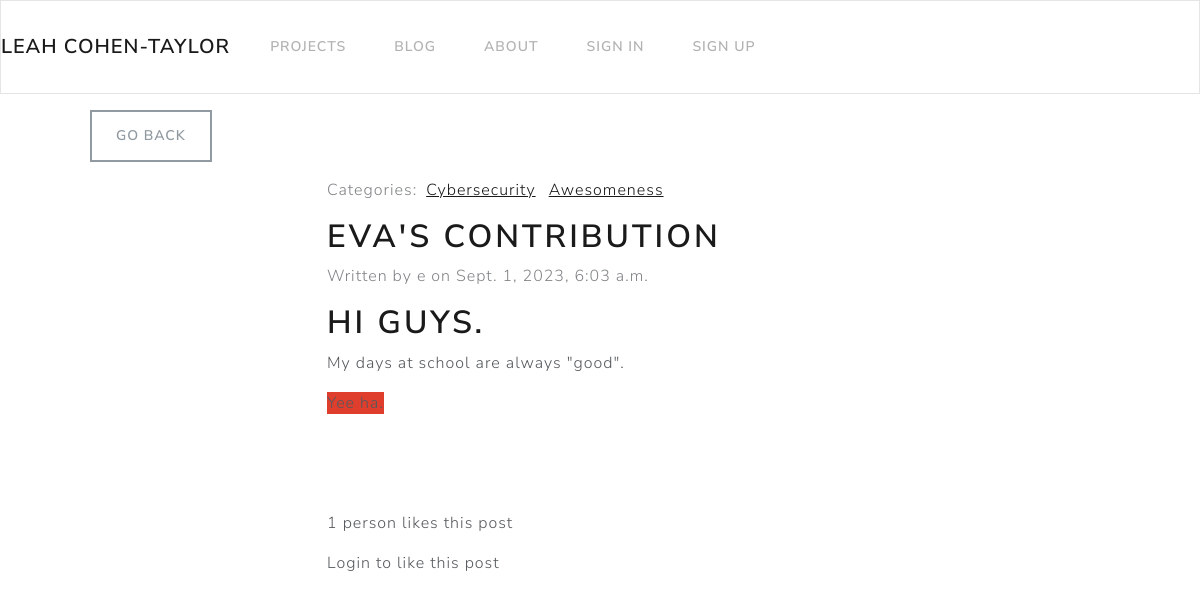
/blog/evas-contribution/, run on the app's committed database.
### blog/models.py (models this page shows, shortened)
class Category(models.Model):
    name = models.CharField(max_length=20)

class Post(models.Model):
    class NewManager(models.Manager):
        def get_queryset(self):
            return super().get_queryset().filter(status='published')
    options = (
        ('draft', 'Draft'),
        ('published', 'Published'),
    )
    title = models.CharField(max_length=255)
    slug = models.SlugField(max_length=255, unique=True, null=False)
    status = models.CharField(max_length=10, choices=options, default='draft')
    content = HTMLField()
    created_on = models.DateTimeField(auto_now_add=True)
    last_modified = models.DateTimeField(auto_now=True)
    categories=models.ManyToManyField('Category', related_name='posts')
    author = models.ForeignKey(User, on_delete=models.CASCADE)
    featured = models.BooleanField(default=False)
    likes = models.ManyToManyField(User, related_name='likes', blank=True)
    objects = models.Manager() #default manager
    newmanager = NewManager() #custom manager
    class Meta:
        ordering = ('-created_on',)

### blog/views.py (the view)
# urls.py: path("<slug:slug>/", DetailPostView.as_view(), name='detail_post'),
class DetailPostView(DetailView):
    model = Post
    template_name = 'blog/blog_post.html'
    def get_context_data(self, *args, **kwargs):
        context = super(DetailPostView, self).get_context_data(*args, **kwargs)
        context['liked_by_user'] = False
        post = get_object_or_404(Post, slug=self.kwargs.get('slug'), status='published') # ensures only published posts are retrieved
        if post.likes.filter(pk=self.request.user.id).exists():
            context['liked_by_user'] = True
        return context

### blog/templates/blog/blog_post.html (shortened to what this page needs)
{% extends 'blog/base.html' %}
{% block page_content %}
<div class="row">
    <div class="col-md-4 col-12 mx-md-5 mx-2 mt-md-3 my-3">
        <a class="btn btn-outline-secondary" href="{% url 'index' %}">Go Back</a>
    </div>
</div>
<div class="row">
    <div class="col-md-6 col-11 mx-md-auto mb-3 pb-2 mx-3">
        {% if post.categories.count == 1 %}
        <p class="text-muted">Category:
        {% else %}
        <p class="text-muted">Categories:
        {% endif %}
        {% for category in post.categories.all %}
            <a href="#" class="mx-1">
                {{category.name}}</a>
            {% endfor %}
        </p>
        <h1>{{ post.title }}</h1>
        <p class="text-muted">
            Written by {{post.author.username }} on {{ post.created_on }}
        </p>
        <div>
            {{ post.content|safe }}
        </div>
    </div>
</div>
<div class="row my-3">
    <div class="col-md-6 col-12 mx-md-auto mx-3">
        {% if post.likes.count == 1%}
        <p>{{ object.likes.count }} person likes this post</p>
        {% else %}
        <p>{{ post.likes.count }} people like this post</p>
        {% endif %}
        {% if request.user.is_authenticated %}
            {% if liked_by_user %}
                <form method="POST" action="{% url 'like_post' post.slug %}">
                    {% csrf_token %}
                    <button class="btn btn-outline-primary"><ion-icon name="heart-dislike-outline"></ion-icon> Unlike this post</button>
                </form>
            {% else %}
                <form method="POST" action="{% url 'like_post' post.slug %}">
                    {% csrf_token %}
                    <button class="btn btn-outline-primary"><ion-icon name="heart-outline"></ion-icon> Like this post</button>
                </form>
            {% endif %}
        {% else %}
            <p><a class="nav-link" href="{% url 'login' %}"> Login to like this post</a></p>
        {% endif %}
    </div>
</div>
{% endblock page_content %}

### data on the page
Category: name "Cybersecurity"
Category: name "Awesomeness"
Post: title "EVA'S CONTRIBUTION", author.username "e", created_on "Sept. 1, 2023, 6:03 a.m.", content "HI GUYS. My days at school are always \"good\". Yee ha.", likes.count "1"
